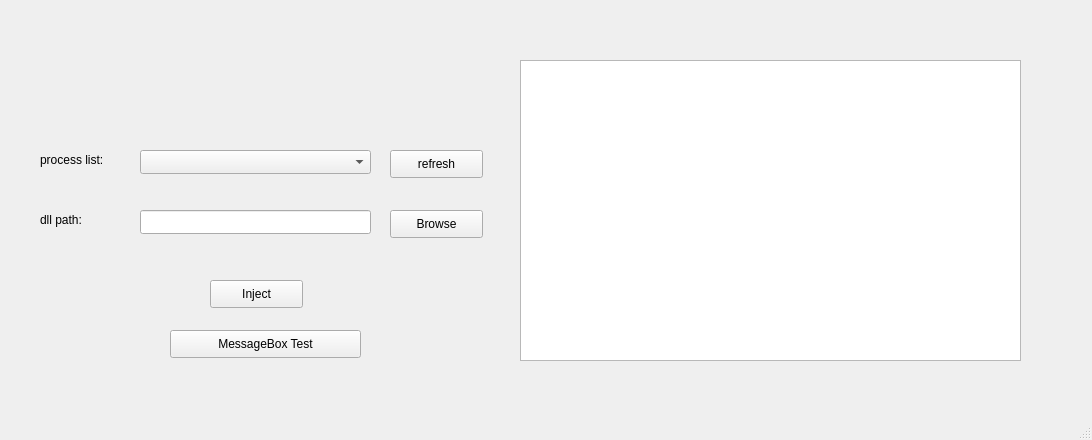
<?xml version="1.0" encoding="UTF-8"?>
<ui version="4.0">
 <class>MainWindow</class>
 <widget class="QMainWindow" name="MainWindow">
  <property name="geometry">
   <rect>
    <x>0</x>
    <y>0</y>
    <width>1092</width>
    <height>440</height>
   </rect>
  </property>
  <property name="windowTitle">
   <string>WinapiInspect</string>
  </property>
  <widget class="QWidget" name="centralwidget">
   <widget class="QComboBox" name="processList">
    <property name="geometry">
     <rect>
      <x>140</x>
      <y>150</y>
      <width>231</width>
      <height>24</height>
     </rect>
    </property>
   </widget>
   <widget class="QLabel" name="label">
    <property name="geometry">
     <rect>
      <x>40</x>
      <y>150</y>
      <width>101</width>
      <height>19</height>
     </rect>
    </property>
    <property name="text">
     <string>process list:</string>
    </property>
   </widget>
   <widget class="QPushButton" name="refreshButton">
    <property name="geometry">
     <rect>
      <x>390</x>
      <y>150</y>
      <width>93</width>
      <height>28</height>
     </rect>
    </property>
    <property name="text">
     <string>refresh</string>
    </property>
   </widget>
   <widget class="QLabel" name="label_2">
    <property name="geometry">
     <rect>
      <x>40</x>
      <y>210</y>
      <width>69</width>
      <height>19</height>
     </rect>
    </property>
    <property name="text">
     <string>dll path:</string>
    </property>
   </widget>
   <widget class="QLineEdit" name="dllPath">
    <property name="geometry">
     <rect>
      <x>140</x>
      <y>210</y>
      <width>231</width>
      <height>24</height>
     </rect>
    </property>
   </widget>
   <widget class="QPushButton" name="browseButton">
    <property name="geometry">
     <rect>
      <x>390</x>
      <y>210</y>
      <width>93</width>
      <height>28</height>
     </rect>
    </property>
    <property name="text">
     <string>Browse</string>
    </property>
   </widget>
   <widget class="QPushButton" name="injectButton">
    <property name="geometry">
     <rect>
      <x>210</x>
      <y>280</y>
      <width>93</width>
      <height>28</height>
     </rect>
    </property>
    <property name="text">
     <string>Inject</string>
    </property>
   </widget>
   <widget class="QTextEdit" name="debugWindow">
    <property name="geometry">
     <rect>
      <x>520</x>
      <y>60</y>
      <width>501</width>
      <height>301</height>
     </rect>
    </property>
   </widget>
   <widget class="QPushButton" name="pushButton">
    <property name="geometry">
     <rect>
      <x>170</x>
      <y>330</y>
      <width>191</width>
      <height>28</height>
     </rect>
    </property>
    <property name="text">
     <string>MessageBox Test</string>
    </property>
   </widget>
  </widget>
  <widget class="QMenuBar" name="menubar">
   <property name="geometry">
    <rect>
     <x>0</x>
     <y>0</y>
     <width>1092</width>
     <height>25</height>
    </rect>
   </property>
  </widget>
  <widget class="QStatusBar" name="statusbar"/>
 </widget>
 <resources/>
 <connections/>
</ui>
